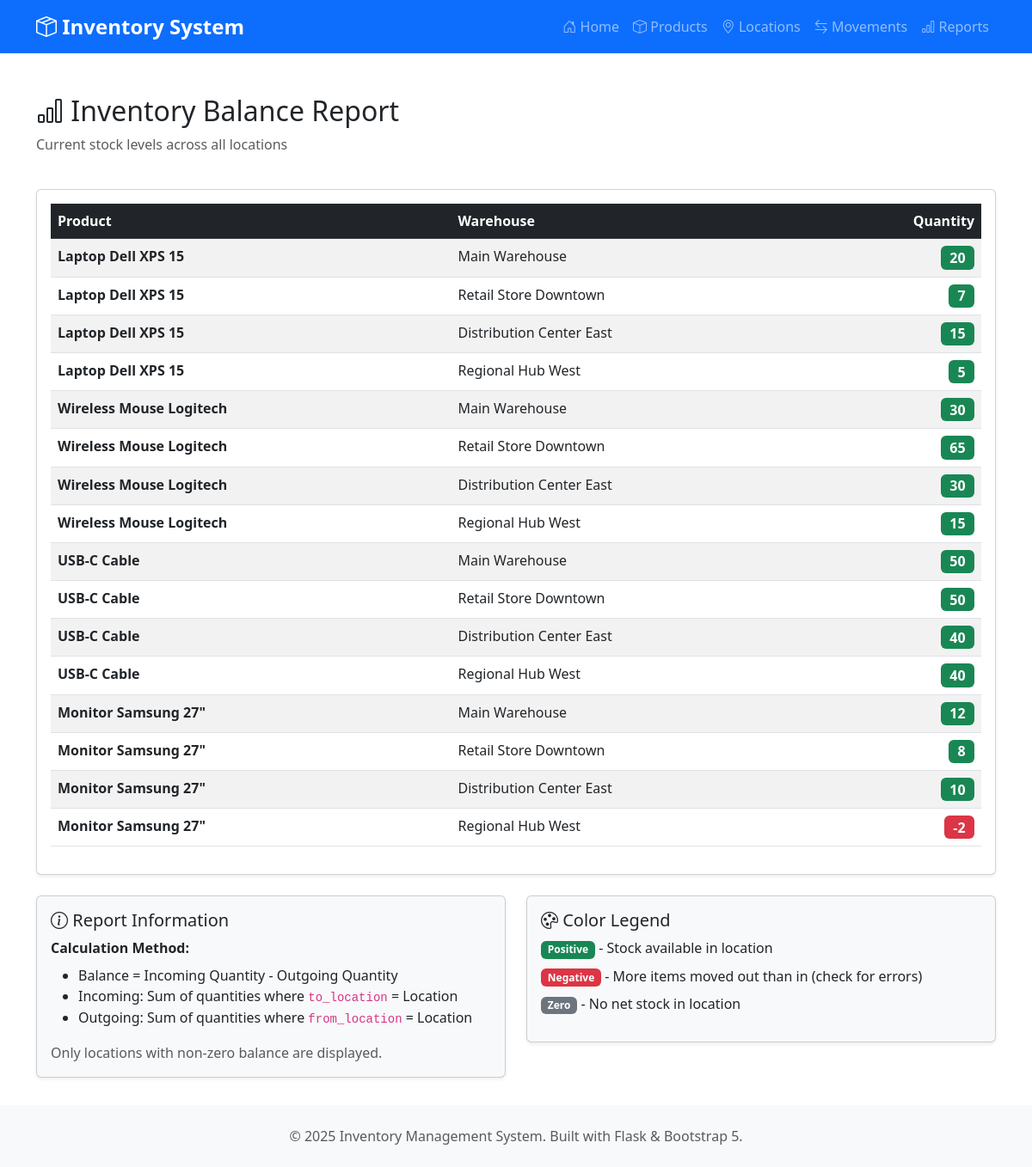
Page /reports on the committed database.
### models.py (models this page shows, shortened)
class Product(db.Model):
    __tablename__ = 'product'
    product_id = db.Column(db.Integer, primary_key=True, autoincrement=True)
    name = db.Column(db.String(100), nullable=False)
    description = db.Column(db.Text)
    movements = db.relationship('ProductMovement', backref='product', lazy=True)

class Location(db.Model):
    __tablename__ = 'location'
    location_id = db.Column(db.Integer, primary_key=True, autoincrement=True)
    name = db.Column(db.String(100), nullable=False)
    address = db.Column(db.String(200))
    movements_from = db.relationship('ProductMovement',
                                    foreign_keys='ProductMovement.from_location',
                                    backref='from_loc',
                                    lazy=True)
    movements_to = db.relationship('ProductMovement',
                                  foreign_keys='ProductMovement.to_location',
                                  backref='to_loc',
                                  lazy=True)

### app.py (the view)
@app.route('/reports')
def reports():
    locations = Location.query.all()
    products = Product.query.all()
    balance_data = []
    for product in products:
        for location in locations:
            incoming = db.session.query(func.sum(ProductMovement.qty)).filter(
                ProductMovement.product_id == product.product_id,
                ProductMovement.to_location == location.location_id
            ).scalar() or 0
            outgoing = db.session.query(func.sum(ProductMovement.qty)).filter(
                ProductMovement.product_id == product.product_id,
                ProductMovement.from_location == location.location_id
            ).scalar() or 0
            balance = incoming - outgoing
            if balance != 0:
                balance_data.append({
                    'product': product.name,
                    'location': location.name,
                    'quantity': balance
                })
    return render_template('reports.html', balance_data=balance_data)

### templates/reports.html (shortened to what this page needs)
{% extends "base.html" %}
{% block content %}
<div class="row mb-4">
    <div class="col-12">
        <h2><i class="bi bi-bar-chart"></i> Inventory Balance Report</h2>
        <p class="text-muted">Current stock levels across all locations</p>
    </div>
</div>
{% if balance_data %}
<div class="card">
    <div class="card-body">
        <div class="table-responsive">
            <table class="table table-striped table-hover">
                <thead class="table-dark">
                    <tr>
                        <th>Product</th>
                        <th>Warehouse</th>
                        <th class="text-end">Quantity</th>
                    </tr>
                </thead>
                <tbody>
                    {% for item in balance_data %}
                    <tr>
                        <td><strong>{{ item.product }}</strong></td>
                        <td>{{ item.location }}</td>
                        <td class="text-end">
                            {% if item.quantity > 0 %}
                                <span class="badge bg-success fs-6">{{ item.quantity }}</span>
                            {% elif item.quantity < 0 %}
                                <span class="badge bg-danger fs-6">{{ item.quantity }}</span>
                            {% else %}
                                <span class="badge bg-secondary fs-6">0</span>
                            {% endif %}
                        </td>
                    </tr>
                    {% endfor %}
                </tbody>
            </table>
        </div>
    </div>
</div>
<div class="row mt-4">
    <div class="col-md-6">
        <div class="card bg-light">
            <div class="card-body">
                <h5 class="card-title"><i class="bi bi-info-circle"></i> Report Information</h5>
                <p class="mb-2"><strong>Calculation Method:</strong></p>
                <ul>
                    <li>Balance = Incoming Quantity - Outgoing Quantity</li>
                    <li>Incoming: Sum of quantities where <code>to_location</code> = Location</li>
                    <li>Outgoing: Sum of quantities where <code>from_location</code> = Location</li>
                </ul>
                <p class="mb-0 text-muted">Only locations with non-zero balance are displayed.</p>
            </div>
        </div>
    </div>
    <div class="col-md-6">
        <div class="card bg-light">
            <div class="card-body">
                <h5 class="card-title"><i class="bi bi-palette"></i> Color Legend</h5>
                <ul class="list-unstyled">
                    <li class="mb-2">
                        <span class="badge bg-success">Positive</span> - Stock available in location
                    </li>
                    <li class="mb-2">
                        <span class="badge bg-danger">Negative</span> - More items moved out than in (check for errors)
                    </li>
                    <li>
                        <span class="badge bg-secondary">Zero</span> - No net stock in location
                    </li>
                </ul>
            </div>
        </div>
    </div>
</div>
{% else %}
<div class="alert alert-info">
    <i class="bi bi-info-circle"></i> No inventory data available. Start by adding <a href="{{ url_for('add_movement') }}">product movements</a>.
</div>
{% endif %}
{% endblock %}

### templates/base.html (style rules this page uses)
body { min-height: 100vh; display: flex; flex-direction: column; }
.card { box-shadow: 0 0.125rem 0.25rem rgba(0,0,0,0.075); transition: transform 0.2s; }

### rows in the picture
Product: product "Laptop Dell XPS 15" "Laptop Dell XPS 15" "Laptop Dell XPS 15" "Laptop Dell XPS 15"
Location: location "Main Warehouse" "Main Warehouse" "Main Warehouse" "Main Warehouse"
Location: location "Retail Store Downtown" "Retail Store Downtown" "Retail Store Downtown" "Retail Store Downtown"
Location: location "Distribution Center East" "Distribution Center East" "Distribution Center East" "Distribution Center East"
Location: location "Regional Hub West" "Regional Hub West" "Regional Hub West" "Regional Hub West"
Product: product "Wireless Mouse Logitech" "Wireless Mouse Logitech" "Wireless Mouse Logitech" "Wireless Mouse Logitech"
Product: product "USB-C Cable" "USB-C Cable" "USB-C Cable" "USB-C Cable"
Product: product "Monitor Samsung 27\"" "Monitor Samsung 27\"" "Monitor Samsung 27\"" "Monitor Samsung 27\""

### other values in the picture
{{ item.quantity }} "20" "7" "15" "5" "30" "65" "30" "15" "50" "50" "40" "40" "12" "8" "10"
{{ item.quantity }} "-2"
